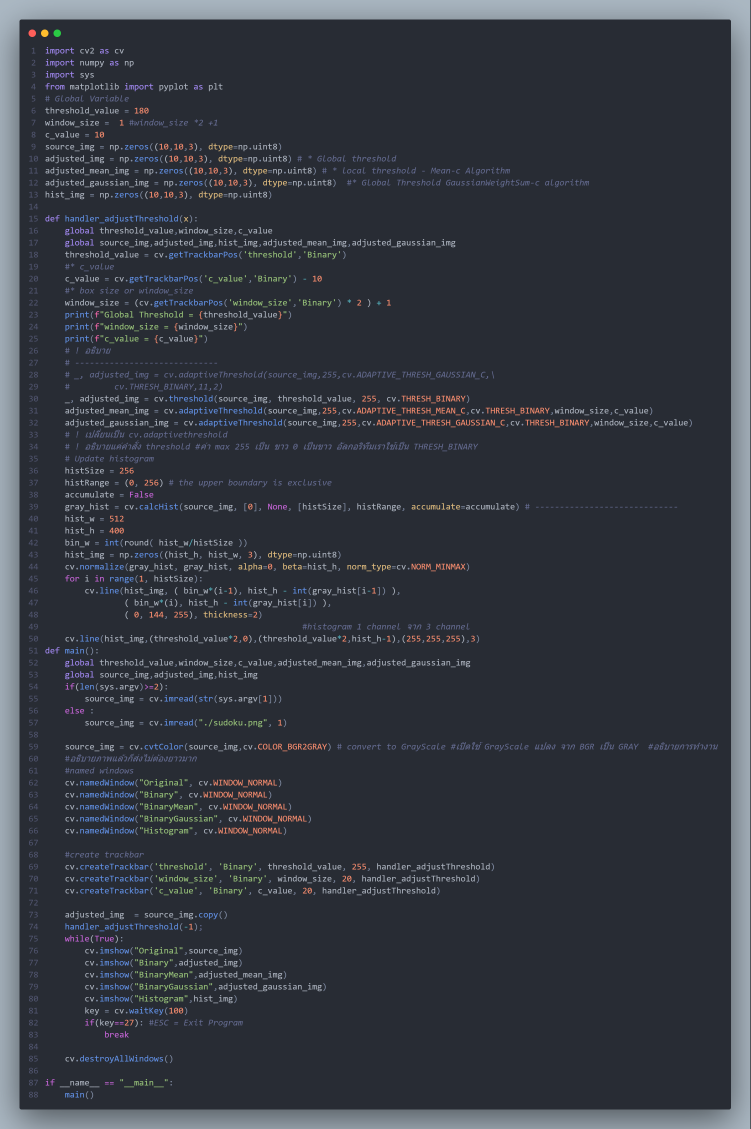
#> input picture lab-05/code.png, 3004 x 4516 px (shown at 1/4 size)
$ python lab05.py code.png
#> lines starting #> are read from the running program, lines starting #| are printed output that depends on the picture; after the words box and inside, x2 and y2 are one past the last pixel; in counts of white or black regions, pixels touching at a corner belong together
#> in main, source_img is the input picture: shape (4516, 3004, 3); mean B, G, R 65.4, 57, 52.6
import cv2 as cv
import numpy as np
import sys
from matplotlib import pyplot as plt
# Global Variable
threshold_value = 180
window_size =  1 #window_size *2 +1
c_value = 10
source_img = np.zeros((10,10,3), dtype=np.uint8)
adjusted_img = np.zeros((10,10,3), dtype=np.uint8) # * Global threshold
adjusted_mean_img = np.zeros((10,10,3), dtype=np.uint8) # * local threshold - Mean-c Algorithm
adjusted_gaussian_img = np.zeros((10,10,3), dtype=np.uint8)  #* Global Threshold GaussianWeightSum-c algorithm
hist_img = np.zeros((10,10,3), dtype=np.uint8)

def handler_adjustThreshold(x):
#> called with x = -1
    global threshold_value,window_size,c_value
    global source_img,adjusted_img,hist_img,adjusted_mean_img,adjusted_gaussian_img
    threshold_value = cv.getTrackbarPos('threshold','Binary')
    #* c_value
    c_value = cv.getTrackbarPos('c_value','Binary') - 10
    #* box size or window_size
    window_size = (cv.getTrackbarPos('window_size','Binary') * 2 ) + 1
    print(f"Global Threshold = {threshold_value}")
    print(f"window_size = {window_size}")
    print(f"c_value = {c_value}")
    # ! อธิบาย
    # -----------------------------
    # _, adjusted_img = cv.adaptiveThreshold(source_img,255,cv.ADAPTIVE_THRESH_GAUSSIAN_C,\
    #         cv.THRESH_BINARY,11,2)
    _, adjusted_img = cv.threshold(source_img, threshold_value, 255, cv.THRESH_BINARY)
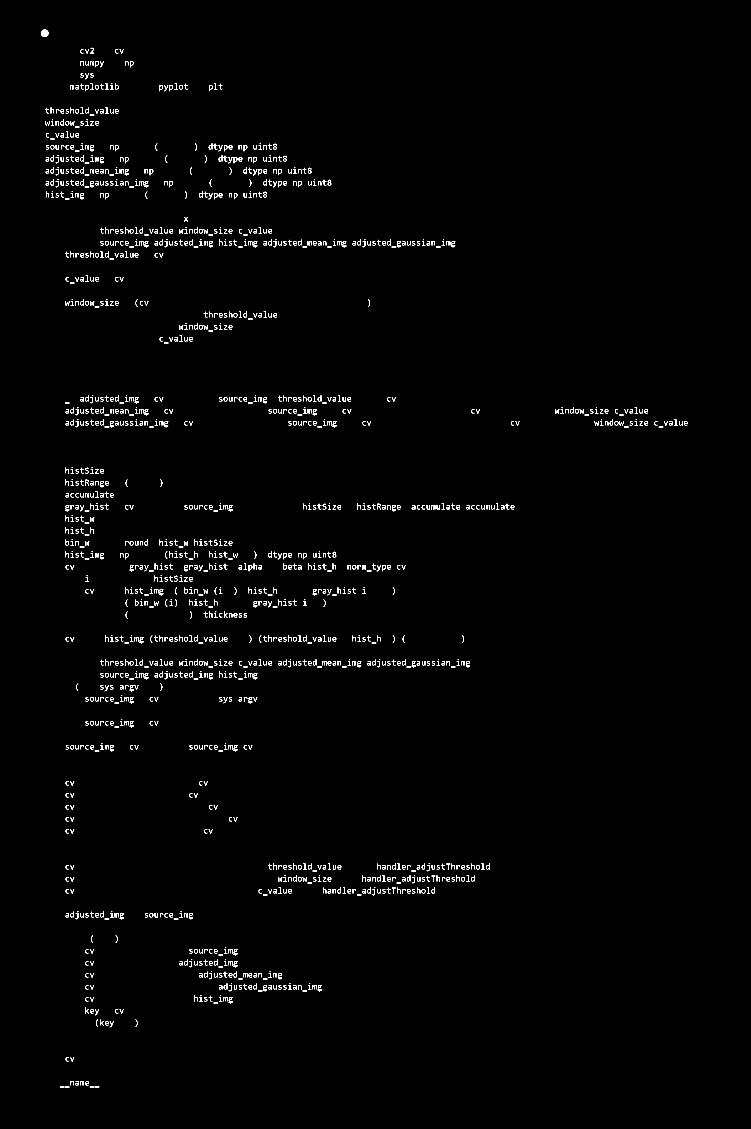
#> adjusted_img: shape (4516, 3004) (shown at 1/4 size); 0.7% white in thin lines or dots, all inside (x1, y1, x2, y2) = (164, 118, 2750, 4349)
    adjusted_mean_img = cv.adaptiveThreshold(source_img,255,cv.ADAPTIVE_THRESH_MEAN_C,cv.THRESH_BINARY,window_size,c_value)
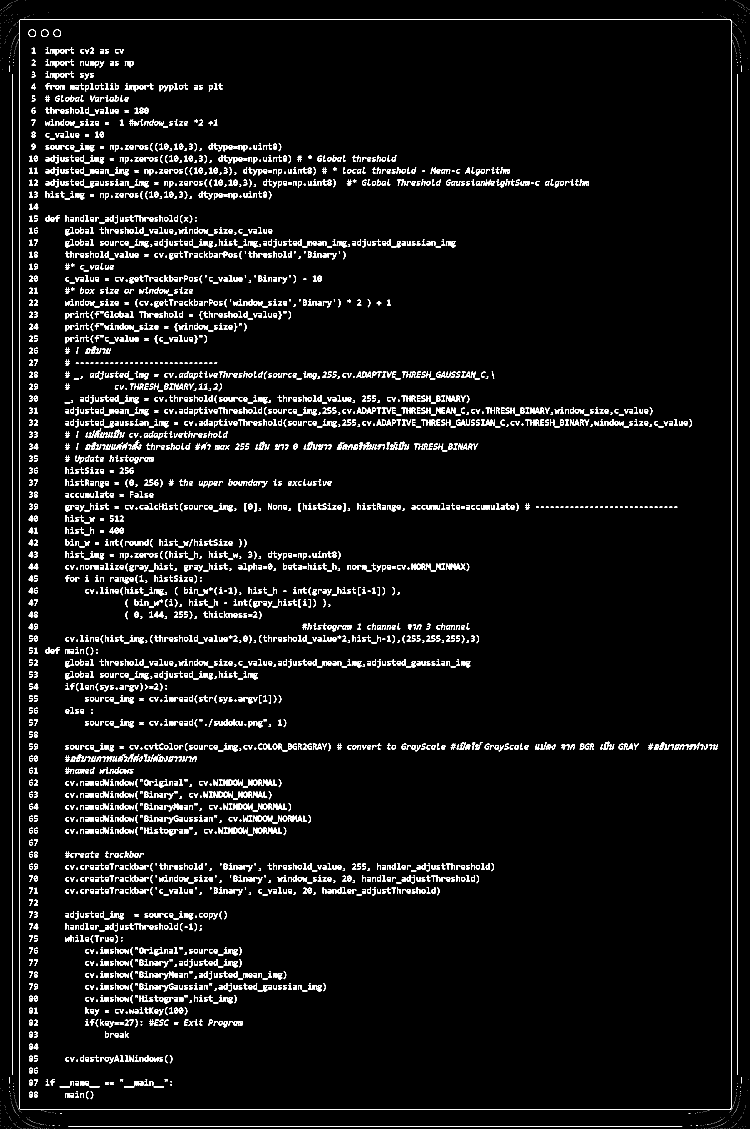
#> adjusted_mean_img: shape (4516, 3004) (shown at 1/4 size); 3.6% white; 4452 white regions (659 under 20 px), largest, box (x1, y1, x2, y2) and area: (76, 76, 2926, 4439) 14430, (3001, 0, 3002, 4516) 4516, (51, 296, 52, 4300) 4004
    adjusted_gaussian_img = cv.adaptiveThreshold(source_img,255,cv.ADAPTIVE_THRESH_GAUSSIAN_C,cv.THRESH_BINARY,window_size,c_value)
#> adjusted_gaussian_img: shape (4516, 3004); 3.6% white; 4030 white regions (242 under 20 px), largest, box (x1, y1, x2, y2) and area: (77, 77, 2925, 4439) 14424, (3001, 0, 3002, 4516) 4516, (51, 297, 52, 4299) 4002
    # ! เปลี่ยนเป็น cv.adaptivethreshold
    # ! อธิบายแค่คำสั่ง threshold #ค่า max 255 เป็น ขาว 0 เป็นขาว อัลกอริทึมเราใช้เป็น THRESH_BINARY
    # Update histogram
    histSize = 256
    histRange = (0, 256) # the upper boundary is exclusive
    accumulate = False
    gray_hist = cv.calcHist(source_img, [0], None, [histSize], histRange, accumulate=accumulate) # -----------------------------
#> gray_hist = 256 values, max 2800 at index 178, min 0 at index 1, mean 11.73
    hist_w = 512
    hist_h = 400
    bin_w = int(round( hist_w/histSize ))
    hist_img = np.zeros((hist_h, hist_w, 3), dtype=np.uint8)
    cv.normalize(gray_hist, gray_hist, alpha=0, beta=hist_h, norm_type=cv.NORM_MINMAX)
    for i in range(1, histSize):
        cv.line(hist_img, ( bin_w*(i-1), hist_h - int(gray_hist[i-1]) ),
                ( bin_w*(i), hist_h - int(gray_hist[i]) ),
                ( 0, 144, 255), thickness=2)
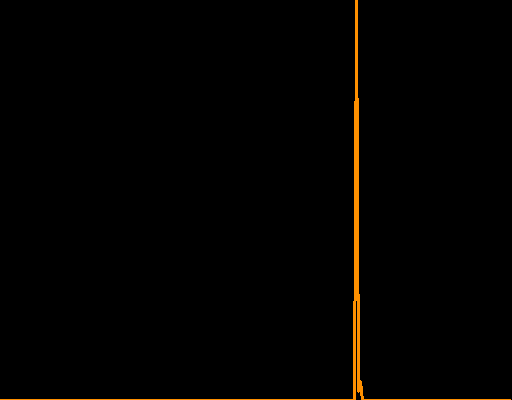
#> hist_img: shape (400, 512, 3); mean of channels 0, 1, 2 0, 1.7, 3; drawn as B, G, R
                                                    #histogram 1 channel จาก 3 channel
    cv.line(hist_img,(threshold_value*2,0),(threshold_value*2,hist_h-1),(255,255,255),3)
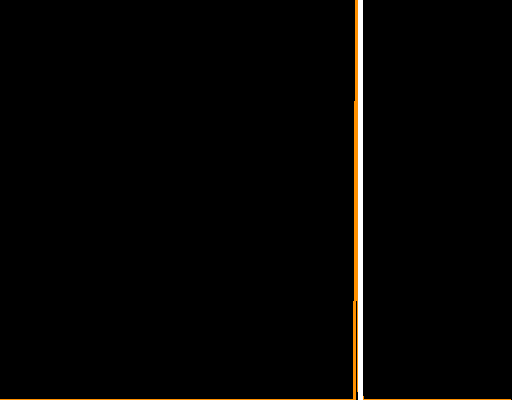
#> hist_img: shape (400, 512, 3); 0.98% of pixels changed, all inside (x1, y1, x2, y2) = (358, 0, 363, 400); drawn as B, G, R
def main():
    global threshold_value,window_size,c_value,adjusted_mean_img,adjusted_gaussian_img
    global source_img,adjusted_img,hist_img
    if(len(sys.argv)>=2):
        source_img = cv.imread(str(sys.argv[1]))
    else :
        source_img = cv.imread("./sudoku.png", 1)

    source_img = cv.cvtColor(source_img,cv.COLOR_BGR2GRAY) # convert to GrayScale #เปิดใช้ GrayScale แปลง จาก BGR เป็น GRAY  #อธิบายการทำงาน
    #อธิบายภาพแล้วก็ส่งไม่ต้องยาวมาก
    #named windows
    cv.namedWindow("Original", cv.WINDOW_NORMAL)
    cv.namedWindow("Binary", cv.WINDOW_NORMAL)
    cv.namedWindow("BinaryMean", cv.WINDOW_NORMAL)
    cv.namedWindow("BinaryGaussian", cv.WINDOW_NORMAL)
    cv.namedWindow("Histogram", cv.WINDOW_NORMAL)

    #create trackbar
    cv.createTrackbar('threshold', 'Binary', threshold_value, 255, handler_adjustThreshold)
    cv.createTrackbar('window_size', 'Binary', window_size, 20, handler_adjustThreshold)
    cv.createTrackbar('c_value', 'Binary', c_value, 20, handler_adjustThreshold)

    adjusted_img  = source_img.copy()
    handler_adjustThreshold(-1);
    while(True):
        cv.imshow("Original",source_img)
        cv.imshow("Binary",adjusted_img)
        cv.imshow("BinaryMean",adjusted_mean_img)
        cv.imshow("BinaryGaussian",adjusted_gaussian_img)
        cv.imshow("Histogram",hist_img)
        key = cv.waitKey(100)
#> (key Esc is pressed here)
        if(key==27): #ESC = Exit Program
            break

    cv.destroyAllWindows()

if __name__ == "__main__":
    main()
